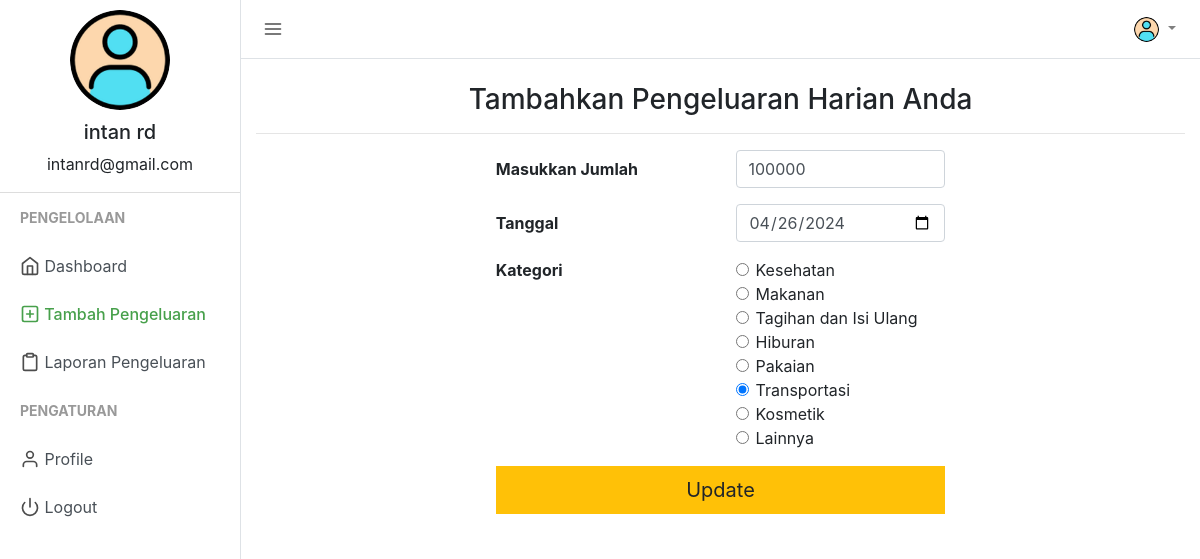
The app's page /add_expense.php?edit=91 (signed in), older data.
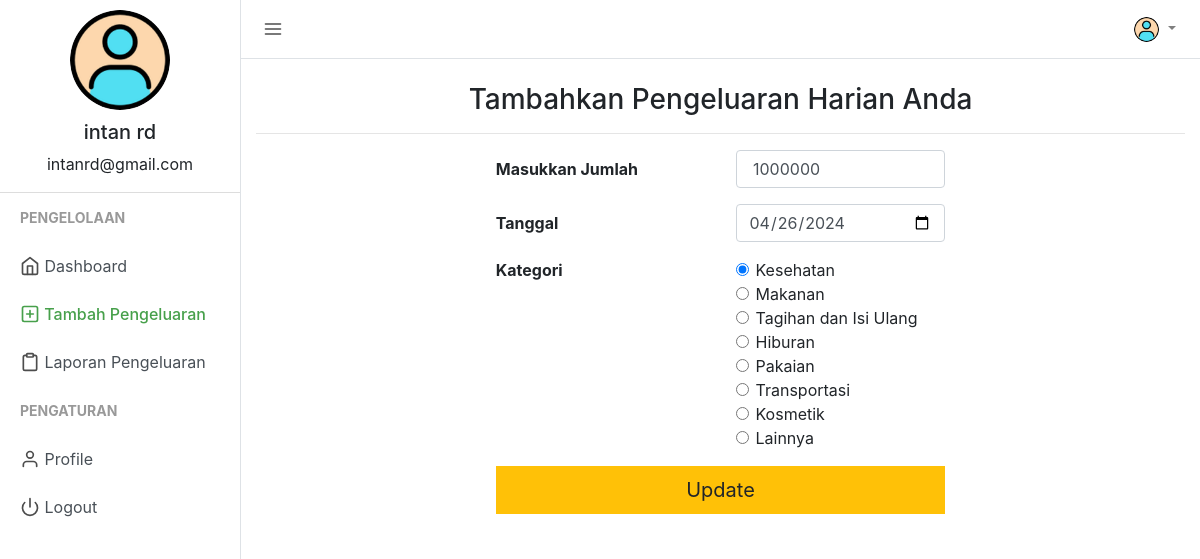
The same page, newer data.
### tables this page shows
CREATE TABLE `expenses` (
  `pengeluaran_id` int(20) NOT NULL,
  `user_id` varchar(15) NOT NULL,
  `pengeluaran` varchar(255) DEFAULT NULL,
  `tanggal` varchar(15) NOT NULL,
  `kategori` varchar(50) NOT NULL
);

### session.php (called while the page is built, shortened)
<?php
include("config.php");
$sess_email = $_SESSION["email"];
$sql = "SELECT user_id, firstname, lastname, email, profile_path FROM users WHERE email = '$sess_email'";
$result = $con->query($sql);
if ($result->num_rows > 0) {
  while($row = $result->fetch_assoc()) {
    $userid=$row["user_id"];
  }
} else {
    $userid="GHX1Y2";
    $username ="Jhon Doe";
    $useremail="mailid@domain.com";
    $userprofile="Uploads/default_profile.png";
}
?>

### add_expense.php (the view, shortened to what the changed rows need)
<?php
include("session.php");
$expenseamount = "";
$tanggal = date("Y-m-d");
$kategori = "Hiburan";
if (isset($_GET['edit'])) {
    $id = $_GET['edit'];
    $record = mysqli_query($con, "SELECT * FROM expenses WHERE user_id='$userid' AND pengeluaran_id=$id");
    if (mysqli_num_rows($record) == 1) {
        $n = mysqli_fetch_array($record);
        $expenseamount = str_replace(["Rp", ".", ","], "", $n['pengeluaran']);
        $tanggal = $n['tanggal'];
        $kategori = $n['kategori'];
    } else {
        echo ("WARNING: AUTHORIZATION ERROR: Trying to Access Unauthorized data");
    }
}
?>
<!DOCTYPE html>
<html lang="en">
<head>
    <link href="css/bootstrap.min.css" rel="stylesheet">
    <link href="css/style.css" rel="stylesheet">
</head>
<body>
    <div class="d-flex" id="wrapper">
        <div id="page-content-wrapper">
            <div class="container">
                <div class="row ">
                    <div class="col-md" style="margin:0 auto;">
                        <form action="" method="POST">
                            <div class="form-group row">
                                <div class="col-md-6">
                                    <input type="text" class="form-control col-sm-12" value="<?php echo $expenseamount; ?>" id="expenseamount" name="expenseamount" required>
                                </div>
                            </div>
                            <div class="form-group row">
                                <div class="col-md-6">
                                    <input type="date" class="form-control col-sm-12" value="<?php echo $tanggal; ?>" name="tanggal" id="tanggal" required>
                                </div>
                            </div>
                            <fieldset class="form-group">
                                <div class="row">
                                    <div class="col-md">
                                        <div class="form-check">
                                            <input class="form-check-input" type="radio" name="kategori" id="kategori4" value="Kesehatan" <?php echo ($kategori == 'Kesehatan') ? 'checked' : '' ?>>
                                            <label class="form-check-label" for="kategori4">
                                                Kesehatan
                                            </label>
                                        </div>
                                        <div class="form-check">
                                            <input class="form-check-input" type="radio" name="kategori" id="kategori3" value="Makanan" <?php echo ($kategori == 'Makanan') ? 'checked' : '' ?>>
                                            <label class="form-check-label" for="kategori3">
                                                Makanan
                                            </label>
                                        </div>
                                        <div class="form-check">
                                            <input class="form-check-input" type="radio" name="kategori" id="kategori2" value="Tagihan dan Isi Ulang" <?php echo ($kategori == 'Tagihan dan Isi Ulang') ? 'checked' : '' ?>>
                                            <label class="form-check-label" for="kategori2">
                                                Tagihan dan Isi Ulang
                                            </label>
                                        </div>
                                        <div class="form-check">
                                            <input class="form-check-input" type="radio" name="kategori" id="kategori1" value="Hiburan" <?php echo ($kategori == 'Hiburan') ? 'checked' : '' ?>>
                                            <label class="form-check-label" for="kategori1">
                                                Hiburan
                                            </label>
                                        </div>
                                        <div class="form-check">
                                            <input class="form-check-input" type="radio" name="kategori" id="kategori7" value="Pakaian" <?php echo ($kategori == 'Pakaian') ? 'checked' : '' ?>>
                                            <label class="form-check-label" for="kategori7">
                                                Pakaian
                                            </label>
                                        </div>
                                        <div class="form-check">
                                            <input class="form-check-input" type="radio" name="kategori" id="kategori6" value="Transportasi" <?php echo ($kategori == 'Transportasi') ? 'checked' : '' ?>>
                                            <label class="form-check-label" for="kategori6">
                                                Transportasi
                                            </label>
                                        </div>
                                        <div class="form-check">
                                            <input class="form-check-input" type="radio" name="kategori" id="kategori8" value="Kosmetik" <?php echo ($kategori == 'Kosmetik') ? 'checked' : '' ?>>
                                            <label class="form-check-label" for="kategori8">
                                                Kosmetik
                                            </label>
                                        </div>
                                        <div class="form-check">
                                            <input class="form-check-input" type="radio" name="kategori" id="kategori5" value="Lainnya" <?php echo ($kategori == 'Lainnya') ? 'checked' : '' ?>>
                                            <label class="form-check-label" for="kategori5">
                                                Lainnya
                                            </label>
                                        </div>
                                    </div>
                                </div>
                            </fieldset>
                        </form>
                    </div>
                </div>
            </div>
        </div>
    </div>
</body>
</html>

Row changes from the older to the newer data that the page shows:
changed expenses "☐ Makanan": expenseamount "100000" → "1000000"; kategori "☐ Kesehatan" → "☑ Kesehatan"; kategori "☑ Transportasi" → "☐ Transportasi"
